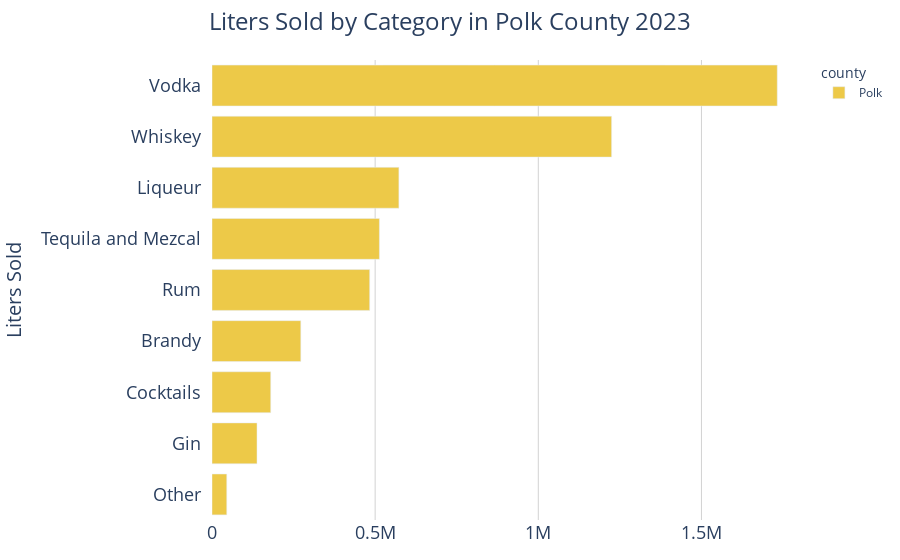

The notebook cell saved with this chart:
### Code cell
fig = px.bar(
    cat_sales_df,
    x='liters_sold_per_cat',
    y='liquor_type',
    orientation='h',  # Horizontal bar chart
    color='county',  # Assign colors based on 'county' field
    color_discrete_map=county_colors,  # Apply custom colors
    #labels={'liters_sold': 'Liters Sold ', 'county': 'County ', 'year': 'Year '},  # Custom labels
    height=600  
)

# Update layout
fig.update_layout(
    xaxis=dict(
        title=None,
        tickfont=dict(size=18),
        showgrid = True,
        gridcolor = 'LightGrey'

    ), 
    yaxis=dict(
        title='Liters Sold',
        tickfont=dict(size=18),
        title_font = dict(size = 20),
        ticksuffix = '  '#
    ),
    
    title=dict(
        text = "Liters Sold by Category in Polk County 2023",
        x = .5,
        xanchor = 'center'
     ),

    showlegend=True,  # Hide legend since colors are used for encoding 'county'
    plot_bgcolor='rgba(0,0,0,0)',  # Transparent background for the plot area
    margin=dict(l=40, r=40, t=60, b=40),  # Left, Right, Top, Bottom margins
    title_font_size = 24
)

fig.show()

### Figure 1 — Plotly figure (JSON) as saved in the notebook; plotly's stock layout.template omitted (floating-point values rounded to 4 significant figures)
{"data": [{"alignmentgroup": "True", "hovertemplate": "county=Polk<br>liters_sold_per_cat=%{x}<br>liquor_type=%{y}<extra></extra>", "legendgroup": "Polk", "marker": {"color": "#edc948", "pattern": {"shape": ""}}, "name": "Polk", "offsetgroup": "Polk", "orientation": "h", "showlegend": true, "textposition": "auto", "type": "bar", "x": [45230.0, 137900.0, 180000.0, 272100.0, 483300.0, 513100.0, 572700.0, 1225000.0, 1732000.0], "xaxis": "x", "y": ["Other", "Gin", "Cocktails", "Brandy", "Rum", "Tequila and Mezcal", "Liqueur", "Whiskey", "Vodka"], "yaxis": "y"}], "layout": {"autosize": true, "barmode": "relative", "legend": {"title": {"text": "county"}, "tracegroupgap": 0}, "margin": {"b": 40, "l": 40, "r": 40, "t": 60}, "plot_bgcolor": "rgba(0, 0, 0, 0)", "showlegend": true, "title": {"font": {"size": 24}, "text": "Liters Sold by Category in Polk County 2023", "x": 0.5, "xanchor": "center"}, "xaxis": {"anchor": "y", "autorange": true, "domain": [0, 1], "gridcolor": "LightGrey", "range": [0, 1823000.0], "showgrid": true, "tickfont": {"size": 18}, "title": {}, "type": "linear"}, "yaxis": {"anchor": "x", "autorange": true, "domain": [0, 1], "range": [-0.5, 8.5], "tickfont": {"size": 18}, "ticksuffix": "  ", "title": {"font": {"size": 20}, "text": "Liters Sold"}, "type": "category"}}}
